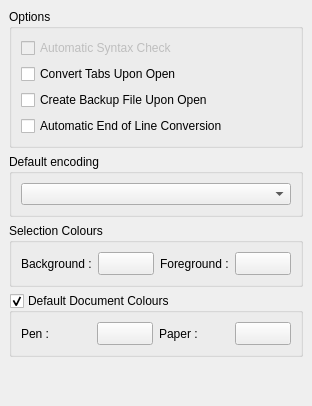
     <widget class="QWidget" name="pEditorGeneral" >
      <layout class="QVBoxLayout" >
       <property name="margin" >
        <number>9</number>
       </property>
       <property name="spacing" >
        <number>6</number>
       </property>
       <item>
        <widget class="QGroupBox" name="gbOptions" >
         <property name="title" >
          <string>Options</string>
         </property>
         <layout class="QVBoxLayout" >
          <property name="margin" >
           <number>9</number>
          </property>
          <property name="spacing" >
           <number>6</number>
          </property>
          <item>
           <widget class="QCheckBox" name="cbAutoSyntaxCheck" >
            <property name="enabled" >
             <bool>false</bool>
            </property>
            <property name="text" >
             <string>Automatic Syntax Check</string>
            </property>
           </widget>
          </item>
          <item>
           <widget class="QCheckBox" name="cbConvertTabsUponOpen" >
            <property name="text" >
             <string>Convert Tabs Upon Open</string>
            </property>
           </widget>
          </item>
          <item>
           <widget class="QCheckBox" name="cbCreateBackupUponOpen" >
            <property name="text" >
             <string>Create Backup File Upon Open</string>
            </property>
           </widget>
          </item>
          <item>
           <widget class="QCheckBox" name="cbAutoEolConversion" >
            <property name="text" >
             <string>Automatic End of Line Conversion</string>
            </property>
           </widget>
          </item>
         </layout>
        </widget>
       </item>
       <item>
        <widget class="QGroupBox" name="gbDEncoding" >
         <property name="title" >
          <string>Default encoding</string>
         </property>
         <layout class="QHBoxLayout" >
          <property name="margin" >
           <number>9</number>
          </property>
          <property name="spacing" >
           <number>6</number>
          </property>
          <item>
           <widget class="QComboBox" name="cbDefaultEncoding" />
          </item>
         </layout>
        </widget>
       </item>
       <item>
        <widget class="QGroupBox" name="gbSelectionColours" >
         <property name="minimumSize" >
          <size>
           <width>0</width>
           <height>60</height>
          </size>
         </property>
         <property name="title" >
          <string>Selection Colours</string>
         </property>
         <layout class="QHBoxLayout" >
          <property name="margin" >
           <number>9</number>
          </property>
          <property name="spacing" >
           <number>6</number>
          </property>
          <item>
           <widget class="QLabel" name="lSelectionBackground" >
            <property name="text" >
             <string>Background :</string>
            </property>
           </widget>
          </item>
          <item>
           <widget class="QToolButton" name="tbSelectionBackground" >
            <property name="sizePolicy" >
             <sizepolicy>
              <hsizetype>0</hsizetype>
              <vsizetype>0</vsizetype>
              <horstretch>0</horstretch>
              <verstretch>0</verstretch>
             </sizepolicy>
            </property>
            <property name="iconSize" >
             <size>
              <width>48</width>
              <height>16</height>
             </size>
            </property>
           </widget>
          </item>
          <item>
           <widget class="QLabel" name="lSelectionForeground" >
            <property name="text" >
             <string>Foreground :</string>
            </property>
           </widget>
          </item>
          <item>
           <widget class="QToolButton" name="tbSelectionForeground" >
            <property name="sizePolicy" >
             <sizepolicy>
              <hsizetype>0</hsizetype>
              <vsizetype>0</vsizetype>
              <horstretch>0</horstretch>
              <verstretch>0</verstretch>
             </sizepolicy>
            </property>
            <property name="iconSize" >
             <size>
              <width>48</width>
              <height>16</height>
             </size>
            </property>
           </widget>
          </item>
         </layout>
        </widget>
       </item>
       <item>
        <widget class="QGroupBox" name="gbDefaultDocumentColours" >
         <property name="title" >
          <string>Default Document Colours</string>
         </property>
         <property name="checkable" >
          <bool>true</bool>
         </property>
         <layout class="QHBoxLayout" >
          <property name="margin" >
           <number>9</number>
          </property>
          <property name="spacing" >
           <number>6</number>
          </property>
          <item>
           <widget class="QLabel" name="lDefaultDocumentPen" >
            <property name="text" >
             <string>Pen :</string>
            </property>
           </widget>
          </item>
          <item>
           <widget class="QToolButton" name="tbDefaultDocumentPen" >
            <property name="sizePolicy" >
             <sizepolicy>
              <hsizetype>0</hsizetype>
              <vsizetype>0</vsizetype>
              <horstretch>0</horstretch>
              <verstretch>0</verstretch>
             </sizepolicy>
            </property>
            <property name="iconSize" >
             <size>
              <width>48</width>
              <height>16</height>
             </size>
            </property>
           </widget>
          </item>
          <item>
           <widget class="QLabel" name="lDefaultDocumentPaper" >
            <property name="text" >
             <string>Paper :</string>
            </property>
           </widget>
          </item>
          <item>
           <widget class="QToolButton" name="tbDefaultDocumentPaper" >
            <property name="sizePolicy" >
             <sizepolicy>
              <hsizetype>0</hsizetype>
              <vsizetype>0</vsizetype>
              <horstretch>0</horstretch>
              <verstretch>0</verstretch>
             </sizepolicy>
            </property>
            <property name="iconSize" >
             <size>
              <width>48</width>
              <height>16</height>
             </size>
            </property>
           </widget>
          </item>
         </layout>
        </widget>
       </item>
       <item>
        <spacer>
         <property name="orientation" >
          <enum>Qt::Vertical</enum>
         </property>
         <property name="sizeHint" >
          <size>
           <width>20</width>
           <height>40</height>
          </size>
         </property>
        </spacer>
       </item>
      </layout>
     </widget>
